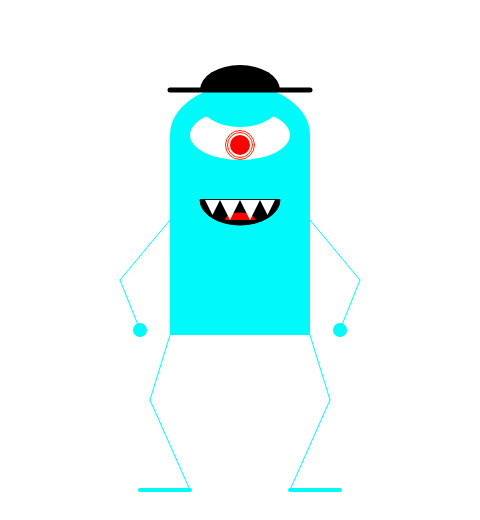
Frame 1 (no input)
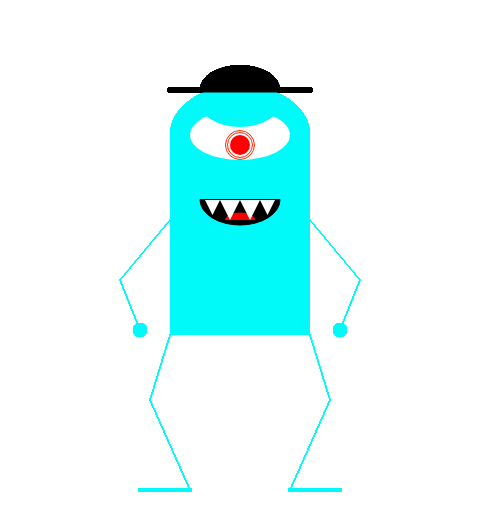
Frame 60 (no input)
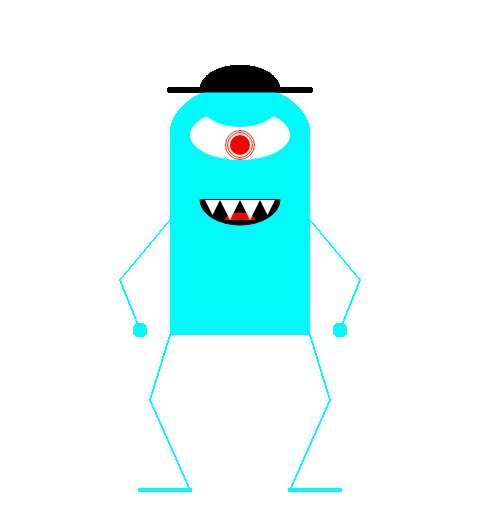
Frame 120 (the mouse pressed at the canvas centre since frame 60)

The p5.js sketch that drew these frames (run headless with seeded random() and noise() and a simulated clock; from frame 60 on, the mouse is pressed at the canvas centre):

// p5.js sketch
// ── sketch.js
function setup() {
  createCanvas(480, 520)
}

function draw() {
  var x = 200; 
  // body of monster
  fill(0,250,250);
  strokeWeight(0);
  rect(170, 135, 140, 200);
  // head of monster 
  fill(0,250,250);
  arc(240, 135, 140, 100, PI, TWO_PI);
  //eye of monster
  //white eye
  fill(255,255,255);
  ellipse(240, 135, 100,50);
  // black pupil fill
  fill(0);
  //pupil
  fill(255,0,0)
  ellipse(240, 145, 20, 20);
  // outer pupil ring, red
  stroke(255,40,0);
  strokeWeight(1);
  noFill(1);
  ellipse(240,145, 25,25);
  // additional outer pupil ring, red
  strokeWeight(1);
  noFill(1);
  ellipse(240,145, 29,29);
  // mouth
  stroke(0);
  fill(0);
  arc(240, x, 80, 50, TWO_PI, PI, CHORD);
  // tongue
  fill(250,0,0);
  noStroke(1);
  arc(240, 220, 30, 15, PI, TWO_PI);
  // 4 white pointy teeth
  fill(256);
  triangle(240, x, 250, 220, 260, 200);
  triangle(220, x, 230, 220, 240, 200);
  triangle(205, x, 212.5, 215, 220, 200);
  triangle(260, x, 267.5, 215, 275, 200);
  // blue appendages
  stroke(0,250,250);
  // Right arm, upper
  line(170, 220, 120, 280);
  // Right arm, lower
  line(120, 280, 140, 330);
  // Left arm, upper
  line(310, 220, 360, 280);
  // Left arm, lower
  line(360, 280, 340, 330);
  // Right leg, upper
  line(170, 335, 150, 400);
  // Right leg, lower
  line(150, 400, 190, 490);
  // Left Leg, upper
  line(310, 335, 330, 400);
  // left leg, lower
  line(330, 400, 290, 490);
  strokeWeight(4);
  // right foot
  line(190, 490, 140, 490)
  // left foot
  line(290, 490, 340, 490);
  // angry brow
  fill(0,250,250);
  arc(240, 100, 80, 50, TWO_PI, PI);
  // hands
  ellipse(340,330, 10,10);
  ellipse(140,330,10,10);
  // hat
  fill(0);
  noStroke();
  arc(240, 90, 80, 50, PI, TWO_PI);
  strokeWeight(5);
  stroke(0)
  // brim
  line(170,90,310,90);
}
